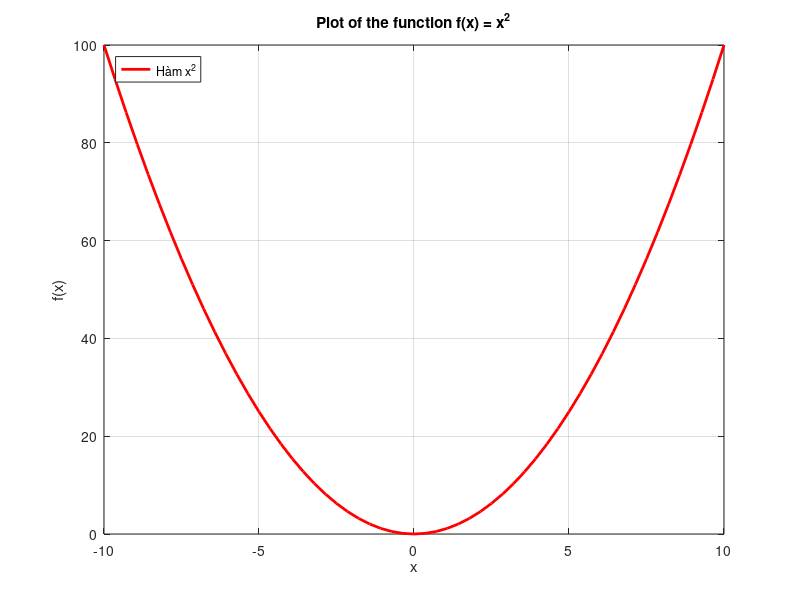

Write the MATLAB code that produced this figure.
clc
clear all
fplot(@(x) x.^2, [-10, 10], 'r-', 'LineWidth',2);
grid on;
title('Plot of the function f(x) = x^2');
xlabel('x');
ylabel('f(x)');
legend("Hàm x^2", 'Location', 'NorthWest');
